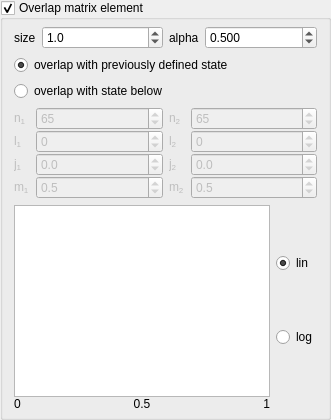
              <widget class="QGroupBox" name="groupbox_plot_overlap">
               <property name="enabled">
                <bool>true</bool>
               </property>
               <property name="title">
                <string>Overlap matrix element</string>
               </property>
               <property name="flat">
                <bool>false</bool>
               </property>
               <property name="checkable">
                <bool>true</bool>
               </property>
               <property name="checked">
                <bool>true</bool>
               </property>
               <layout class="QVBoxLayout" name="verticalLayout_19">
                <property name="topMargin">
                 <number>6</number>
                </property>
                <property name="bottomMargin">
                 <number>6</number>
                </property>
                <item>
                 <layout class="QHBoxLayout" name="horizontalLayout_12">
                  <item>
                   <layout class="QFormLayout" name="formLayout_28">
                    <property name="sizeConstraint">
                     <enum>QLayout::SetDefaultConstraint</enum>
                    </property>
                    <property name="fieldGrowthPolicy">
                     <enum>QFormLayout::ExpandingFieldsGrow</enum>
                    </property>
                    <property name="labelAlignment">
                     <set>Qt::AlignLeading|Qt::AlignLeft|Qt::AlignVCenter</set>
                    </property>
                    <property name="formAlignment">
                     <set>Qt::AlignLeading|Qt::AlignLeft|Qt::AlignTop</set>
                    </property>
                    <property name="verticalSpacing">
                     <number>0</number>
                    </property>
                    <item row="1" column="0">
                     <widget class="QLabel" name="label_76">
                      <property name="text">
                       <string>size</string>
                      </property>
                      <property name="textFormat">
                       <enum>Qt::AutoText</enum>
                      </property>
                     </widget>
                    </item>
                    <item row="1" column="1">
                     <widget class="QDoubleSpinBox" name="spinbox_plot_szOverlap">
                      <property name="sizePolicy">
                       <sizepolicy hsizetype="MinimumExpanding" vsizetype="Fixed">
                        <horstretch>0</horstretch>
                        <verstretch>0</verstretch>
                       </sizepolicy>
                      </property>
                      <property name="minimumSize">
                       <size>
                        <width>0</width>
                        <height>0</height>
                       </size>
                      </property>
                      <property name="decimals">
                       <number>1</number>
                      </property>
                      <property name="minimum">
                       <double>0.100000000000000</double>
                      </property>
                      <property name="maximum">
                       <double>99.000000000000000</double>
                      </property>
                      <property name="singleStep">
                       <double>0.100000000000000</double>
                      </property>
                      <property name="value">
                       <double>1.000000000000000</double>
                      </property>
                     </widget>
                    </item>
                   </layout>
                  </item>
                  <item>
                   <layout class="QFormLayout" name="formLayout_29">
                    <property name="sizeConstraint">
                     <enum>QLayout::SetDefaultConstraint</enum>
                    </property>
                    <property name="fieldGrowthPolicy">
                     <enum>QFormLayout::ExpandingFieldsGrow</enum>
                    </property>
                    <property name="labelAlignment">
                     <set>Qt::AlignLeading|Qt::AlignLeft|Qt::AlignVCenter</set>
                    </property>
                    <property name="formAlignment">
                     <set>Qt::AlignLeading|Qt::AlignLeft|Qt::AlignTop</set>
                    </property>
                    <property name="verticalSpacing">
                     <number>0</number>
                    </property>
                    <item row="1" column="0">
                     <widget class="QLabel" name="label_77">
                      <property name="text">
                       <string>alpha</string>
                      </property>
                      <property name="textFormat">
                       <enum>Qt::AutoText</enum>
                      </property>
                     </widget>
                    </item>
                    <item row="1" column="1">
                     <widget class="QDoubleSpinBox" name="spinbox_plot_transpOverlap">
                      <property name="sizePolicy">
                       <sizepolicy hsizetype="MinimumExpanding" vsizetype="Fixed">
                        <horstretch>0</horstretch>
                        <verstretch>0</verstretch>
                       </sizepolicy>
                      </property>
                      <property name="minimumSize">
                       <size>
                        <width>0</width>
                        <height>0</height>
                       </size>
                      </property>
                      <property name="decimals">
                       <number>3</number>
                      </property>
                      <property name="minimum">
                       <double>0.001000000000000</double>
                      </property>
                      <property name="maximum">
                       <double>1.000000000000000</double>
                      </property>
                      <property name="singleStep">
                       <double>0.100000000000000</double>
                      </property>
                      <property name="value">
                       <double>0.500000000000000</double>
                      </property>
                     </widget>
                    </item>
                   </layout>
                  </item>
                 </layout>
                </item>
                <item>
                 <widget class="QRadioButton" name="radiobutton_plot_overlapUnperturbed">
                  <property name="text">
                   <string>overlap with previously defined state</string>
                  </property>
                  <property name="checked">
                   <bool>true</bool>
                  </property>
                 </widget>
                </item>
                <item>
                 <widget class="QRadioButton" name="radiobutton_plot_overlapDefined">
                  <property name="text">
                   <string>overlap with state below</string>
                  </property>
                 </widget>
                </item>
                <item>
                 <widget class="QWidget" name="widget_plot_qn" native="true">
                  <property name="enabled">
                   <bool>false</bool>
                  </property>
                  <layout class="QHBoxLayout" name="horizontalLayout_4">
                   <property name="spacing">
                    <number>6</number>
                   </property>
                   <property name="leftMargin">
                    <number>0</number>
                   </property>
                   <property name="topMargin">
                    <number>0</number>
                   </property>
                   <property name="rightMargin">
                    <number>0</number>
                   </property>
                   <property name="bottomMargin">
                    <number>0</number>
                   </property>
                   <item>
                    <layout class="QFormLayout" name="formLayout_5">
                     <property name="fieldGrowthPolicy">
                      <enum>QFormLayout::ExpandingFieldsGrow</enum>
                     </property>
                     <property name="labelAlignment">
                      <set>Qt::AlignLeading|Qt::AlignLeft|Qt::AlignVCenter</set>
                     </property>
                     <property name="formAlignment">
                      <set>Qt::AlignLeading|Qt::AlignLeft|Qt::AlignTop</set>
                     </property>
                     <property name="verticalSpacing">
                      <number>0</number>
                     </property>
                     <item row="1" column="0">
                      <widget class="QLabel" name="label_6">
                       <property name="text">
                        <string>n&lt;sub&gt;1&lt;/sub&gt;</string>
                       </property>
                       <property name="textFormat">
                        <enum>Qt::AutoText</enum>
                       </property>
                      </widget>
                     </item>
                     <item row="1" column="1">
                      <widget class="QSpinBox" name="spinbox_plot_n1">
                       <property name="sizePolicy">
                        <sizepolicy hsizetype="MinimumExpanding" vsizetype="Fixed">
                         <horstretch>0</horstretch>
                         <verstretch>0</verstretch>
                        </sizepolicy>
                       </property>
                       <property name="minimumSize">
                        <size>
                         <width>0</width>
                         <height>0</height>
                        </size>
                       </property>
                       <property name="statusTip">
                        <string>A value of -99 means that the quantum number can be of any value.</string>
                       </property>
                       <property name="minimum">
                        <number>-99</number>
                       </property>
                       <property name="maximum">
                        <number>999</number>
                       </property>
                       <property name="value">
                        <number>65</number>
                       </property>
                      </widget>
                     </item>
                     <item row="2" column="0">
                      <widget class="QLabel" name="label_10">
                       <property name="text">
                        <string>l&lt;sub&gt;1&lt;/sub&gt;</string>
                       </property>
                      </widget>
                     </item>
                     <item row="2" column="1">
                      <widget class="QSpinBox" name="spinbox_plot_l1">
                       <property name="sizePolicy">
                        <sizepolicy hsizetype="MinimumExpanding" vsizetype="Fixed">
                         <horstretch>0</horstretch>
                         <verstretch>0</verstretch>
                        </sizepolicy>
                       </property>
                       <property name="minimumSize">
                        <size>
                         <width>0</width>
                         <height>0</height>
                        </size>
                       </property>
                       <property name="statusTip">
                        <string>A value of -99 means that the quantum number can be of any value.</string>
                       </property>
                       <property name="minimum">
                        <number>-99</number>
                       </property>
                       <property name="maximum">
                        <number>100</number>
                       </property>
                      </widget>
                     </item>
                     <item row="3" column="0">
                      <widget class="QLabel" name="label_11">
                       <property name="text">
                        <string>j&lt;sub&gt;1&lt;/sub&gt;</string>
                       </property>
                      </widget>
                     </item>
                     <item row="3" column="1">
                      <widget class="QDoubleSpinBox" name="spinbox_plot_j1">
                       <property name="sizePolicy">
                        <sizepolicy hsizetype="MinimumExpanding" vsizetype="Fixed">
                         <horstretch>0</horstretch>
                         <verstretch>0</verstretch>
                        </sizepolicy>
                       </property>
                       <property name="minimumSize">
                        <size>
                         <width>0</width>
                         <height>0</height>
                        </size>
                       </property>
                       <property name="statusTip">
                        <string>A value of -99 means that the quantum number can be of any value.</string>
                       </property>
                       <property name="decimals">
                        <number>1</number>
                       </property>
                       <property name="minimum">
                        <double>-99.000000000000000</double>
                       </property>
                       <property name="maximum">
                        <double>99.500000000000000</double>
                       </property>
                      </widget>
                     </item>
                     <item row="4" column="0">
                      <widget class="QLabel" name="label_14">
                       <property name="text">
                        <string>m&lt;sub&gt;1&lt;/sub&gt;</string>
                       </property>
                      </widget>
                     </item>
                     <item row="4" column="1">
                      <widget class="QDoubleSpinBox" name="spinbox_plot_m1">
                       <property name="sizePolicy">
                        <sizepolicy hsizetype="MinimumExpanding" vsizetype="Fixed">
                         <horstretch>0</horstretch>
                         <verstretch>0</verstretch>
                        </sizepolicy>
                       </property>
                       <property name="minimumSize">
                        <size>
                         <width>0</width>
                         <height>0</height>
                        </size>
                       </property>
                       <property name="statusTip">
                        <string>A value of -99 means that the quantum number can be of any value.</string>
                       </property>
                       <property name="decimals">
                        <number>1</number>
                       </property>
                       <property name="minimum">
                        <double>-99.500000000000000</double>
                       </property>
                       <property name="maximum">
                        <double>99.500000000000000</double>
                       </property>
                       <property name="value">
                        <double>0.500000000000000</double>
                       </property>
                      </widget>
                     </item>
                    </layout>
                   </item>
                   <item>
                    <layout class="QFormLayout" name="formLayout_8">
                     <property name="fieldGrowthPolicy">
                      <enum>QFormLayout::ExpandingFieldsGrow</enum>
                     </property>
                     <property name="labelAlignment">
                      <set>Qt::AlignLeading|Qt::AlignLeft|Qt::AlignVCenter</set>
                     </property>
                     <property name="formAlignment">
                      <set>Qt::AlignLeading|Qt::AlignLeft|Qt::AlignTop</set>
                     </property>
                     <property name="verticalSpacing">
                      <number>0</number>
                     </property>
                     <item row="2" column="0">
                      <widget class="QLabel" name="label_22">
                       <property name="text">
                        <string>n&lt;sub&gt;2&lt;/sub&gt;</string>
                       </property>
                       <property name="textFormat">
                        <enum>Qt::AutoText</enum>
                       </property>
                      </widget>
                     </item>
                     <item row="2" column="1">
                      <widget class="QSpinBox" name="spinbox_plot_n2">
                       <property name="sizePolicy">
                        <sizepolicy hsizetype="MinimumExpanding" vsizetype="Fixed">
                         <horstretch>0</horstretch>
                         <verstretch>0</verstretch>
                        </sizepolicy>
                       </property>
                       <property name="minimumSize">
                        <size>
                         <width>0</width>
                         <height>0</height>
                        </size>
                       </property>
                       <property name="statusTip">
                        <string>A value of -99 means that the quantum number can be of any value.</string>
                       </property>
                       <property name="minimum">
                        <number>-99</number>
                       </property>
                       <property name="maximum">
                        <number>999</number>
                       </property>
                       <property name="value">
                        <number>65</number>
                       </property>
                      </widget>
                     </item>
                     <item row="3" column="0">
                      <widget class="QLabel" name="label_23">
                       <property name="text">
                        <string>l&lt;sub&gt;2&lt;/sub&gt;</string>
                       </property>
                      </widget>
                     </item>
                     <item row="3" column="1">
                      <widget class="QSpinBox" name="spinbox_plot_l2">
                       <property name="sizePolicy">
                        <sizepolicy hsizetype="MinimumExpanding" vsizetype="Fixed">
                         <horstretch>0</horstretch>
                         <verstretch>0</verstretch>
                        </sizepolicy>
                       </property>
                       <property name="minimumSize">
                        <size>
                         <width>0</width>
                         <height>0</height>
                        </size>
                       </property>
                       <property name="statusTip">
                        <string>A value of -99 means that the quantum number can be of any value.</string>
                       </property>
                       <property name="minimum">
                        <number>-99</number>
                       </property>
                       <property name="maximum">
                        <number>100</number>
                       </property>
                      </widget>
                     </item>
                     <item row="4" column="0">
                      <widget class="QLabel" name="label_24">
                       <property name="text">
                        <string>j&lt;sub&gt;2&lt;/sub&gt;</string>
                       </property>
                      </widget>
                     </item>
                     <item row="4" column="1">
                      <widget class="QDoubleSpinBox" name="spinbox_plot_j2">
                       <property name="sizePolicy">
                        <sizepolicy hsizetype="MinimumExpanding" vsizetype="Fixed">
                         <horstretch>0</horstretch>
                         <verstretch>0</verstretch>
                        </sizepolicy>
                       </property>
                       <property name="minimumSize">
                        <size>
                         <width>0</width>
                         <height>0</height>
                        </size>
                       </property>
                       <property name="statusTip">
                        <string>A value of -99 means that the quantum number can be of any value.</string>
                       </property>
                       <property name="decimals">
                        <number>1</number>
                       </property>
                       <property name="minimum">
                        <double>-99.000000000000000</double>
                       </property>
                       <property name="maximum">
                        <double>99.500000000000000</double>
                       </property>
                      </widget>
                     </item>
                     <item row="5" column="0">
                      <widget class="QLabel" name="label_25">
                       <property name="text">
                        <string>m&lt;sub&gt;2&lt;/sub&gt;</string>
                       </property>
                      </widget>
                     </item>
                     <item row="5" column="1">
                      <widget class="QDoubleSpinBox" name="spinbox_plot_m2">
                       <property name="sizePolicy">
                        <sizepolicy hsizetype="MinimumExpanding" vsizetype="Fixed">
                         <horstretch>0</horstretch>
                         <verstretch>0</verstretch>
                        </sizepolicy>
                       </property>
                       <property name="minimumSize">
                        <size>
                         <width>0</width>
                         <height>0</height>
                        </size>
                       </property>
                       <property name="statusTip">
                        <string>A value of -99 means that the quantum number can be of any value.</string>
                       </property>
                       <property name="decimals">
                        <number>1</number>
                       </property>
                       <property name="minimum">
                        <double>-99.500000000000000</double>
                       </property>
                       <property name="maximum">
                        <double>99.500000000000000</double>
                       </property>
                       <property name="value">
                        <double>0.500000000000000</double>
                       </property>
                      </widget>
                     </item>
                    </layout>
                   </item>
                  </layout>
                 </widget>
                </item>
                <item>
                 <layout class="QGridLayout" name="gridLayout_3">
                  <property name="verticalSpacing">
                   <number>0</number>
                  </property>
                  <item row="1" column="0">
                   <widget class="GradientWidget" name="gradientwidget_plot_gradient">
                    <property name="sizePolicy">
                     <sizepolicy hsizetype="Expanding" vsizetype="Fixed">
                      <horstretch>0</horstretch>
                      <verstretch>0</verstretch>
                     </sizepolicy>
                    </property>
                    <property name="minimumSize">
                     <size>
                      <width>0</width>
                      <height>35</height>
                     </size>
                    </property>
                   </widget>
                  </item>
                  <item row="2" column="0">
                   <layout class="QHBoxLayout" name="horizontalLayout_3">
                    <item>
                     <widget class="QLabel" name="label_plot_1st">
                      <property name="text">
                       <string>0</string>
                      </property>
                     </widget>
                    </item>
                    <item>
                     <widget class="QLabel" name="label_plot_2nd">
                      <property name="text">
                       <string>0.5</string>
                      </property>
                      <property name="alignment">
                       <set>Qt::AlignCenter</set>
                      </property>
                     </widget>
                    </item>
                    <item>
                     <widget class="QLabel" name="label_9">
                      <property name="text">
                       <string>1</string>
                      </property>
                      <property name="alignment">
                       <set>Qt::AlignRight|Qt::AlignTrailing|Qt::AlignVCenter</set>
                      </property>
                     </widget>
                    </item>
                   </layout>
                  </item>
                  <item row="1" column="1">
                   <widget class="QWidget" name="verticalWidget" native="true">
                    <layout class="QVBoxLayout" name="verticalLayout_4">
                     <property name="leftMargin">
                      <number>0</number>
                     </property>
                     <property name="topMargin">
                      <number>0</number>
                     </property>
                     <property name="rightMargin">
                      <number>0</number>
                     </property>
                     <property name="bottomMargin">
                      <number>0</number>
                     </property>
                     <item>
                      <widget class="QRadioButton" name="radiobutton_plot_lin">
                       <property name="text">
                        <string>lin</string>
                       </property>
                       <property name="checked">
                        <bool>true</bool>
                       </property>
                      </widget>
                     </item>
                     <item>
                      <widget class="QRadioButton" name="radiobutton_plot_log">
                       <property name="text">
                        <string>log</string>
                       </property>
                      </widget>
                     </item>
                    </layout>
                   </widget>
                  </item>
                 </layout>
                </item>
               </layout>
              </widget>
